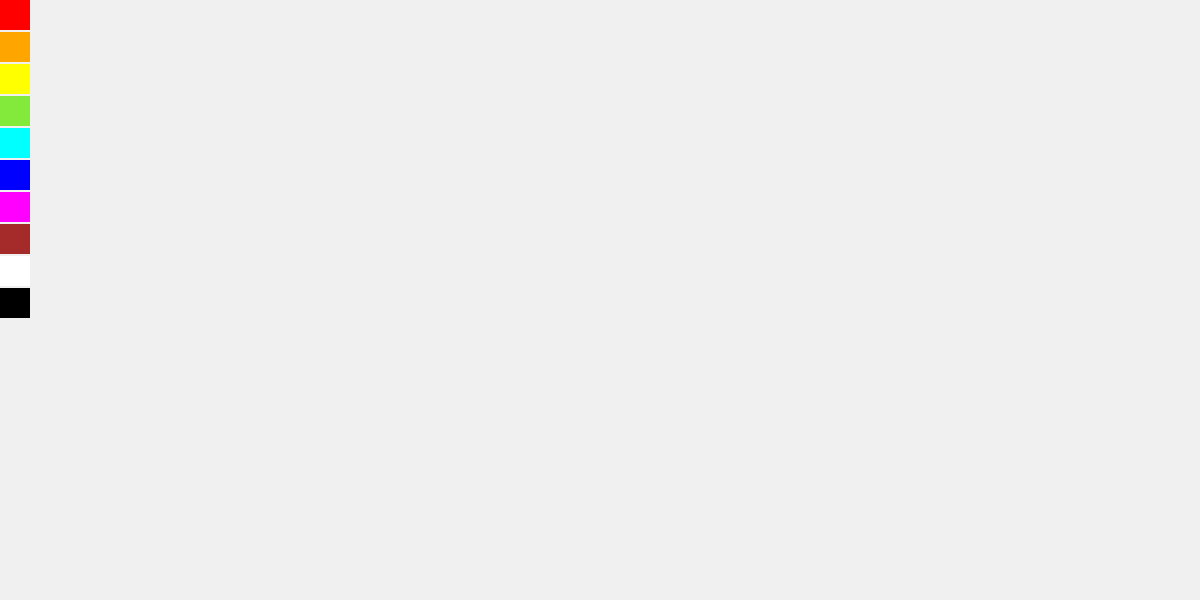
Frame 1 (no input)
Frame 60 (no input): identical to frame 1, image omitted
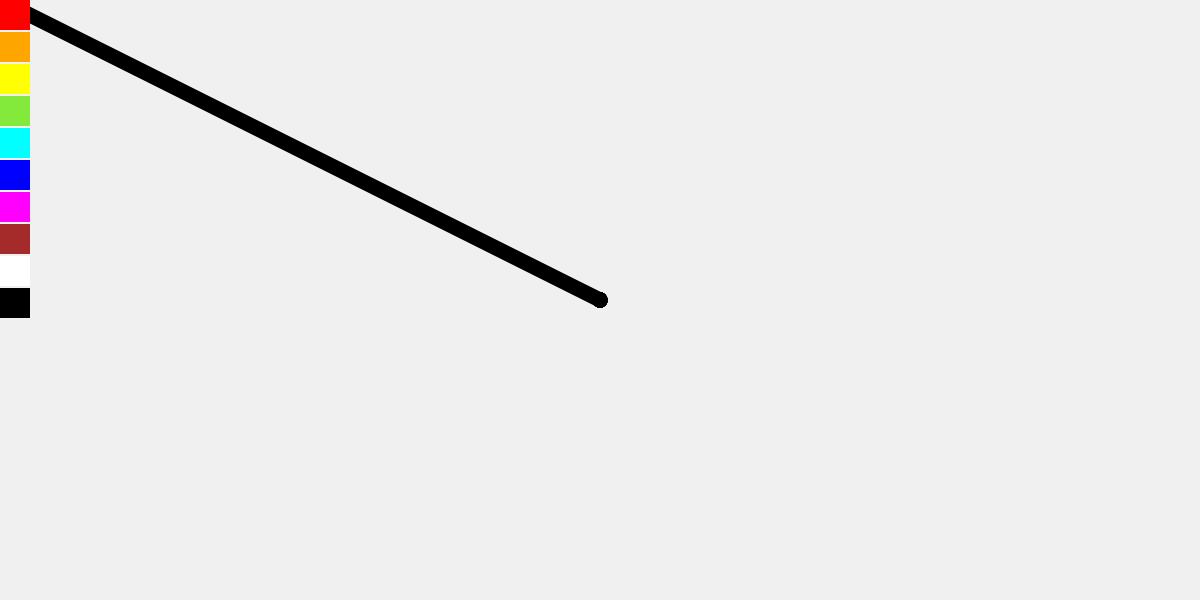
Frame 120 (the mouse pressed at the canvas centre since frame 60)

The p5.js sketch that drew these frames (run headless with seeded random() and noise() and a simulated clock; from frame 60 on, the mouse is pressed at the canvas centre):

// p5.js sketch
// ── sketch.js
function setup() {
  createCanvas(1200, 600);
   background(240);
}

function draw() {
  push();
  noStroke();
  fill("red");
  square(0,0,30);
  fill("orange");
  square(0,32,30);
  fill("yellow");
  square(0,64,30);
  fill("rgb(131,233,58)");
  square(0,96,30);
  fill("cyan");
  square(0,128,30);
  fill("blue");
  square(0,160,30);
  fill("magenta");
  square(0,192,30);
  fill("brown");
  square(0,224,30);
  fill("white")
  square(0,256, 30);
  fill("black");
  square(0,288,30);
  pop();
  if(mouseIsPressed === true && mouseX <= 30){
    if(mouseY <= 30){
      stroke("red");
    }
    if(mouseY <= 64 && mouseY >= 32){
      stroke("orange");
    }
    if(mouseY <= 96 && mouseY >= 66){
      stroke("yellow");
    }
    if(mouseY <= 128 && mouseY >= 98){
      stroke("rgb(131,233,58)");
    }
    if(mouseY <= 160 && mouseY >= 130){
      stroke("cyan");
    }
    if(mouseY <= 192 && mouseY >= 162){
      stroke("blue");
    }
    if(mouseY <= 224 && mouseY >= 196){
      stroke("magenta");
    }
    if(mouseY <= 256 && mouseY >= 226){
      stroke("brown");
    }
    if(mouseY <= 288 && mouseY >= 258){
      stroke("white");
    }
    if(mouseY <= 318 && mouseY >= 290){
      stroke("black");
    }
  }
   else if(mouseIsPressed === true){
    strokeWeight(15);
    line(mouseX, mouseY, pmouseX, pmouseY);
  }
}
